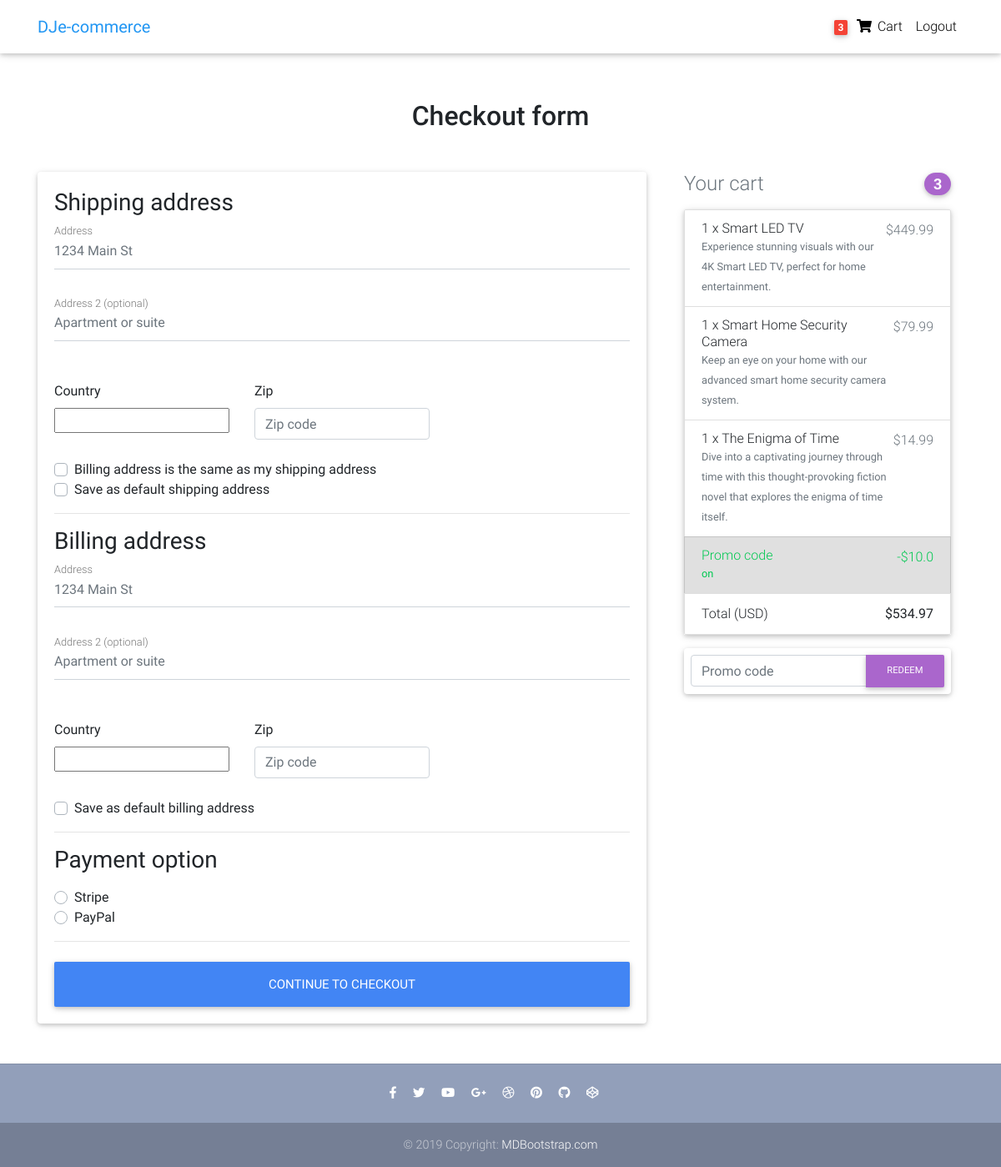
Screenshot of /checkout/ (signed in) with the database file from the repository.
### core/models.py (models this page shows, shortened)
class Order(models.Model):
    user = models.ForeignKey(settings.AUTH_USER_MODEL,
                             on_delete=models.CASCADE)
    ref_code = models.CharField(max_length=20, blank=True, null=True)
    items = models.ManyToManyField(OrderItem)
    start_date = models.DateTimeField(auto_now_add=True)
    ordered_date = models.DateTimeField()
    ordered = models.BooleanField(default=False)
    shipping_address = models.ForeignKey(
        'Address', related_name='shipping_address', on_delete=models.SET_NULL, blank=True, null=True)
    billing_address = models.ForeignKey(
        'Address', related_name='billing_address', on_delete=models.SET_NULL, blank=True, null=True)
    payment = models.ForeignKey(
        'Payment', on_delete=models.SET_NULL, blank=True, null=True)
    coupon = models.ForeignKey(
        'Coupon', on_delete=models.SET_NULL, blank=True, null=True)
    being_delivered = models.BooleanField(default=False)
    received = models.BooleanField(default=False)
    refund_requested = models.BooleanField(default=False)
    refund_granted = models.BooleanField(default=False)
    '''
    1. Item added to cart
    2. Adding a billing address
    (Failed checkout)
    3. Payment
    (Preprocessing, processing, packaging etc.)
    4. Being delivered
    5. Received
    6. Refunds
    '''
    def get_total(self):
        total = 0
        for order_item in self.items.all():
            total += order_item.get_final_price()
        if self.coupon:
            total -= self.coupon.amount
        return total

class OrderItem(models.Model):
    user = models.ForeignKey(settings.AUTH_USER_MODEL,
                             on_delete=models.CASCADE)
    ordered = models.BooleanField(default=False)
    item = models.ForeignKey(Item, on_delete=models.CASCADE)
    quantity = models.IntegerField(default=1)
    def get_total_item_price(self):
        return self.quantity * self.item.price
    def get_total_discount_item_price(self):
        return self.quantity * self.item.discount_price
    def get_final_price(self):
        if self.item.discount_price:
            return self.get_total_discount_item_price()
        return self.get_total_item_price()

class Item(models.Model):
    title = models.CharField(max_length=100)
    price = models.FloatField()
    discount_price = models.FloatField(blank=True, null=True)
    category = models.CharField(choices=CATEGORY_CHOICES, max_length=2)
    label = models.CharField(choices=LABEL_CHOICES, max_length=1)
    slug = models.SlugField()
    description = models.TextField()
    image = models.ImageField()

class Coupon(models.Model):
    code = models.CharField(max_length=15)
    amount = models.FloatField()

### core/views.py (the view, shortened to what this page needs)
# urls.py: path('checkout/', CheckoutView.as_view(), name='checkout'),
class CheckoutView(View):
    def get(self, *args, **kwargs):
        try:
            order = Order.objects.get(user=self.request.user, ordered=False)
            form = CheckoutForm()
            context = {
                'form': form,
                'couponform': CouponForm(),
                'order': order,
                'DISPLAY_COUPON_FORM': True
            }
            shipping_address_qs = Address.objects.filter(
                user=self.request.user,
                address_type='S',
                default=True
            )
            if shipping_address_qs.exists():
                context.update(
                    {'default_shipping_address': shipping_address_qs[0]})
            billing_address_qs = Address.objects.filter(
                user=self.request.user,
                address_type='B',
                default=True
            )
            if billing_address_qs.exists():
                context.update(
                    {'default_billing_address': billing_address_qs[0]})
            return render(self.request, "checkout.html", context)
        except ObjectDoesNotExist:
            messages.info(self.request, "You do not have an active order")
            return redirect("core:checkout")

### core/forms.py
class CheckoutForm(forms.Form):
    shipping_address = forms.CharField(required=False)
    shipping_address2 = forms.CharField(required=False)
    shipping_country = CountryField(blank_label='(select country)').formfield(
        required=False,
        widget=CountrySelectWidget(attrs={
            'class': 'custom-select d-block w-100',
        }))
    shipping_zip = forms.CharField(required=False)
    billing_address = forms.CharField(required=False)
    billing_address2 = forms.CharField(required=False)
    billing_country = CountryField(blank_label='(select country)').formfield(
        required=False,
        widget=CountrySelectWidget(attrs={
            'class': 'custom-select d-block w-100',
        }))
    billing_zip = forms.CharField(required=False)
    same_billing_address = forms.BooleanField(required=False)
    set_default_shipping = forms.BooleanField(required=False)
    use_default_shipping = forms.BooleanField(required=False)
    set_default_billing = forms.BooleanField(required=False)
    use_default_billing = forms.BooleanField(required=False)
    payment_option = forms.ChoiceField(
        widget=forms.RadioSelect, choices=PAYMENT_CHOICES)

class CouponForm(forms.Form):
    code = forms.CharField(widget=forms.TextInput(attrs={
        'class': 'form-control',
        'placeholder': 'Promo code',
        'aria-label': 'Recipient\'s username',
        'aria-describedby': 'basic-addon2'
    }))

### core/templatetags/cart_template_tags.py (called while the page is built)
@register.filter
def cart_item_count(user):
    if user.is_authenticated:
        qs = Order.objects.filter(user=user, ordered=False)
        if qs.exists():
            return qs[0].items.count()
    return 0

### templates/checkout.html (shortened to what this page needs)
{% extends "base.html" %}
{% load crispy_forms_tags %}
{% block content %}
  <main >
    <div class="container wow fadeIn">
      <h2 class="my-5 h2 text-center">Checkout form</h2>
      <div class="row">
        <div class="col-md-8 mb-4">
          <div class="card">
            <form method="POST" class="card-body">
              <h3>Shipping address</h3>
              <div class='hideable_shipping_form'>
                <div class="md-form mb-5">
                  <input type='text' placeholder='1234 Main St' id='shipping_address' name='shipping_address' class='form-control' />
                  <label for="shipping_address" class="">Address</label>
                </div>
                <div class="md-form mb-5">
                  <input type='text' placeholder='Apartment or suite' id='shipping_address2' name='shipping_address2' class='form-control' />
                  <label for="shipping_address2" class="">Address 2 (optional)</label>
                </div>
                <div class="row">
                  <div class="col-lg-4 col-md-12 mb-4">
                    <label for="country">Country</label>
                    {{ form.shipping_country }}
                  </div>
                  <div class="col-lg-4 col-md-6 mb-4">
                    <label for="shipping_zip">Zip</label>
                    <input type='text' placeholder='Zip code' id='shipping_zip' name='shipping_zip' class='form-control' />
                  </div>
                </div>
                <div class="custom-control custom-checkbox">
                  <label class="custom-control-label" for="same_billing_address">Billing address is the same as my shipping address</label>
                </div>
                <div class="custom-control custom-checkbox">
                  <label class="custom-control-label" for="set_default_shipping">Save as default shipping address</label>
                </div>
              </div>
              <hr>
              <h3>Billing address</h3>
              <div class='hideable_billing_form'>
                <div class="md-form mb-5">
                  <input type='text' placeholder='1234 Main St' id='billing_address' name='billing_address' class='form-control' />
                  <label for="billing_address" class="">Address</label>
                </div>
                <div class="md-form mb-5">
                  <input type='text' placeholder='Apartment or suite' id='billing_address2' name='billing_address2' class='form-control' />
                  <label for="billing_address2" class="">Address 2 (optional)</label>
                </div>
                <div class="row">
                  <div class="col-lg-4 col-md-12 mb-4">
                    <label for="country">Country</label>
                    {{ form.billing_country }}
                  </div>
                  <div class="col-lg-4 col-md-6 mb-4">
                    <label for="billing_zip">Zip</label>
                    <input type='text' placeholder='Zip code' id='billing_zip' name='billing_zip' class='form-control' />
                  </div>
                </div>
                <div class="custom-control custom-checkbox">
                  <label class="custom-control-label" for="set_default_billing">Save as default billing address</label>
                </div>
              </div>
              <hr>
              <h3>Payment option</h3>
              <div class="d-block my-3">
                {% for value, name in form.fields.payment_option.choices %}
                <div class="custom-control custom-radio">
                  <label class="custom-control-label" for="{{ name }}">{{ name }}</label>
                </div>
                {% endfor %}
              </div>
              <hr class="mb-4">
              <button class="btn btn-primary btn-lg btn-block" type="submit">Continue to checkout</button>
            </form>
          </div>
        </div>
        <div class="col-md-4 mb-4">
          {% include "order_snippet.html" %}
        </div>
      </div>
    </div>
  </main>
{% endblock content %}

### templates/navbar.html (shortened to what this page needs)
{% load cart_template_tags %}
<nav class="navbar fixed-top navbar-expand-lg navbar-light white scrolling-navbar">
    <div class="container">
      <a class="navbar-brand waves-effect" href="/">
        <strong class="blue-text">DJe-commerce</strong>
      </a>
      <div class="collapse navbar-collapse" id="navbarSupportedContent">
        <ul class="navbar-nav nav-flex-icons">
          {% if request.user.is_authenticated %}
          <li class="nav-item">
            <a href="{% url 'core:order-summary' %}" class="nav-link waves-effect">
              <span class="badge red z-depth-1 mr-1"> {{ request.user|cart_item_count }} </span>
              <i class="fas fa-shopping-cart"></i>
              <span class="clearfix d-none d-sm-inline-block"> Cart </span>
            </a>
          </li>
          <li class="nav-item">
            <a class="nav-link waves-effect" href="{% url 'account_logout' %}">
              <span class="clearfix d-none d-sm-inline-block"> Logout </span>
            </a>
          </li>
          {% endif %}
        </ul>
      </div>
    </div>
  </nav>

### templates/order_snippet.html (shortened to what this page needs)
<div class="col-md-12 mb-4">
    <h4 class="d-flex justify-content-between align-items-center mb-3">
    <span class="text-muted">Your cart</span>
    <span class="badge badge-secondary badge-pill">{{ order.items.count }}</span>
    </h4>
    <ul class="list-group mb-3 z-depth-1">
    {% for order_item in order.items.all %}
    <li class="list-group-item d-flex justify-content-between lh-condensed">
        <div>
        <h6 class="my-0">{{ order_item.quantity }} x {{ order_item.item.title}}</h6>
        <small class="text-muted">{{ order_item.item.description}}</small>
        </div>
        <span class="text-muted">${{ order_item.get_final_price }}</span>
    </li>
    {% endfor %}
    {% if order.coupon %}
    <li class="list-group-item d-flex justify-content-between bg-light">
        <div class="text-success">
        <h6 class="my-0">Promo code</h6>
        <small>{{ order.coupon.code }}</small>
        </div>
        <span class="text-success">-${{ order.coupon.amount }}</span>
    </li>
    {% endif %}
    <li class="list-group-item d-flex justify-content-between">
        <span>Total (USD)</span>
        <strong>${{ order.get_total }}</strong>
    </li>
    </ul>
    {% if DISPLAY_COUPON_FORM %}
    <form class="card p-2" action="{% url 'core:add-coupon' %}" method="POST">
        <div class="input-group">
            {{ couponform.code }}
            <div class="input-group-append">
            <button class="btn btn-secondary btn-md waves-effect m-0" type="submit">Redeem</button>
            </div>
        </div>
    </form>
    {% endif %}
</div>

### templates/base.html (style rules this page uses)
html, body, header, .carousel { height: 60vh; }

### rows the page displays
Order: items.count "3", coupon.code "on", coupon.amount "10.0", get_total "534.97"
OrderItem: quantity "1", item "Smart LED TV", item.description "Experience stunning visuals with our 4K Smart LED TV, perfect for home entertainment.", get_final_price "449.99"
OrderItem: quantity "1", item "Smart Home Security Camera", item.description "Keep an eye on your home with our advanced smart home security camera system.", get_final_price "79.99"
OrderItem: quantity "1", item "The Enigma of Time", item.description "Dive into a captivating journey through time with this thought-provoking fiction novel that explores the enigma of time itself.", get_final_price "14.99"

### other values shown
{{ request.user|cart_item_count }} "3"
{{ name }} "Stripe" "PayPal"
